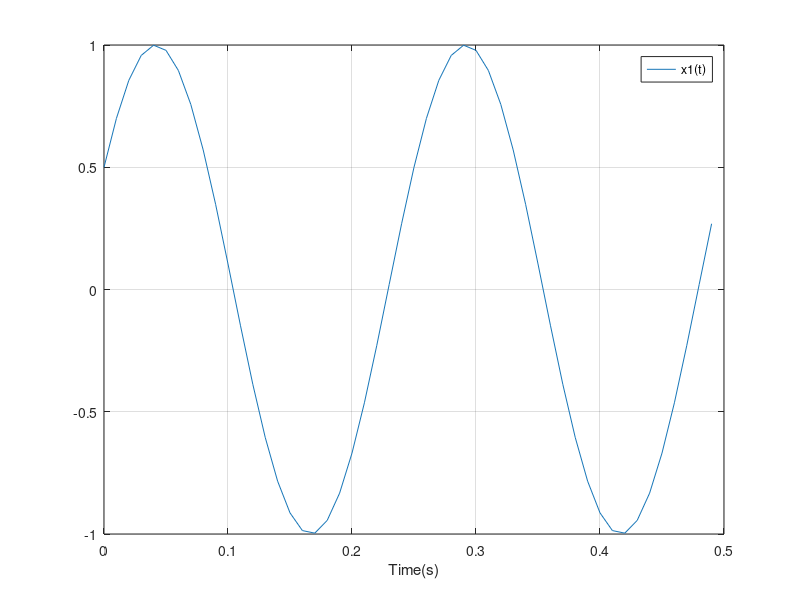

Here is the MATLAB script that generated this plot: (Note: this script raises an error after producing the figure.)
close all
clear

Fs=100; % Intervallo di frequenze che si vogliono rappresentare

N=Fs/2; % numero di campioni
if mod(N,2)~=0
    N=N+1;
end

% dominio del tempo
tstep=1/Fs; % tempo di campionamento
t=0:tstep:(N-1)*tstep;

% dominio delle frequenze
fstep=Fs/N; % frequenza fondamentale
freq=-Fs/2:fstep:Fs/2-fstep;

% dominio delle pulsazioni
puls=2*pi*freq;

% parametri del segnale da processare
A=[1 1];
f=[4 20]; %Hz
phi=[pi/6 -pi/3]; 

%% Linearità
%%% 1.
x1=A(1)*sin(2*pi*f(1)*t+phi(1));

figure(1)
plot(t,x1,'Color','#1776B8')
grid
xlabel('Time(s)')
legend('x1(t)')

% dft x1(t)
fig=[2 3];
X1=fft(x1);
X1=modulo_fase(freq,puls,X1,fig,N);

pause

%%% 2.
x2=A(2)*cos(2*pi*f(2)*t+phi(2));

figure(4)
plot(t,x2,'Color','#1776B8')
grid
xlabel('Time(s)')
legend('x2(t)')
 
% dft x2(t)
fig=[5 6];
X2=fft(x2);
X2=modulo_fase(freq,puls,X2,fig,N);

pause
close all

%%% 3. Segnale completo
x=x1+x2;

figure(1)
fig=[2 3];

plot(t,x,'Color','#1776B8','LineWidth',1.0)
hold on
plot(t,x1,'Color','#64D9CE'),plot(t,x2,'Color','#54CA9A'),grid
xlabel('Time(s)')
legend('x(t)','x1(t)','x2(t)')

X1=fft(x1);
X2=fft(x2);

X=X1+X2;
X=modulo_fase(freq,puls,X,fig,N);

return









